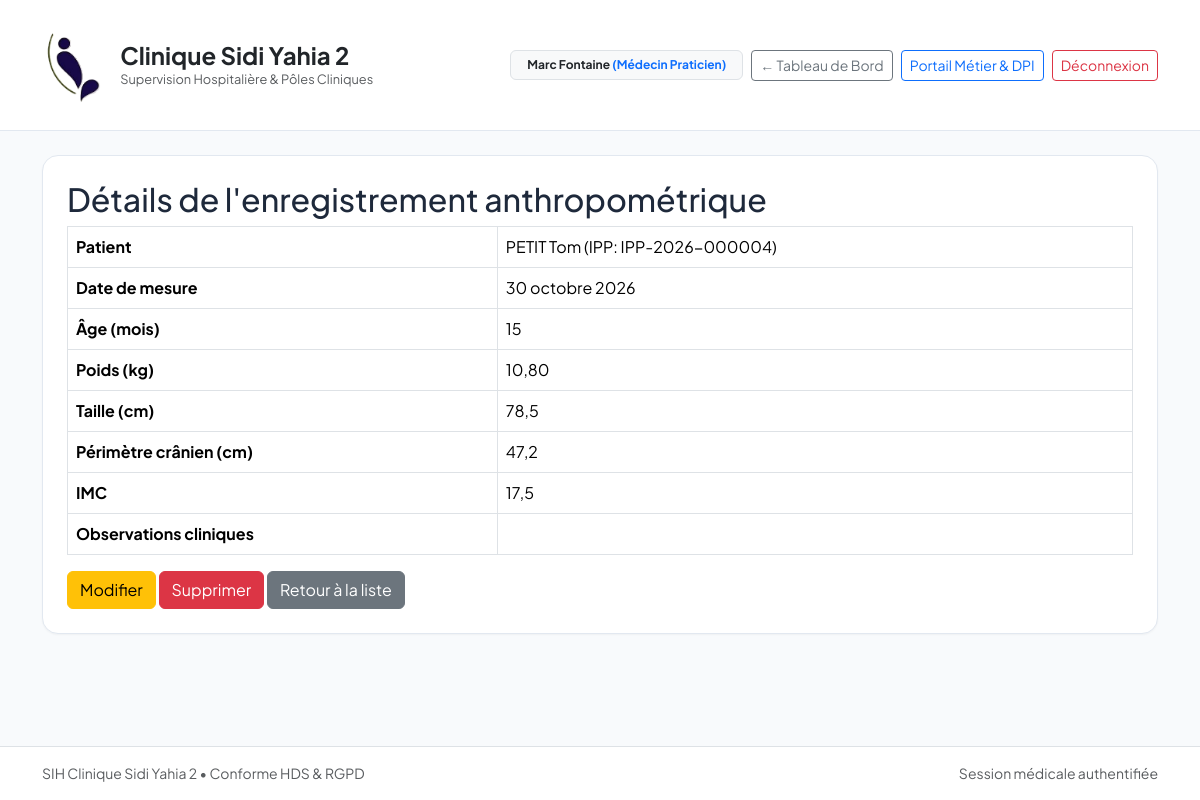
Screenshot of /pediatrie/anthropometry/3/ (signed in) with the database file from the repository.
### apps/core/models.py (models this page shows, shortened)
class CustomUser(AbstractUser):
    role = models.CharField(
        max_length=30,
        choices=UserRole.choices,
        default=UserRole.MEDECIN,
        verbose_name="Rôle hospitalier",
    )
    department = models.ForeignKey(
        Department,
        on_delete=models.PROTECT,
        null=True,
        blank=True,
        related_name="staff_members",
        verbose_name="Département d'affectation",
    )
    license_number = models.CharField(
        max_length=30,
        blank=True,
        verbose_name="Numéro RPPS / ADELI",
        help_text="Identifiant national des professionnels de santé",
    )
    phone_number = models.CharField(
        max_length=20,
        blank=True,
        verbose_name="Numéro de téléphone d'urgence / Bip",
    )
    class Meta:
        verbose_name = "Personnel Médical / Utilisateur"
        verbose_name_plural = "Personnel Médical / Utilisateurs"

class AuditableModel(models.Model):
    created_at = models.DateTimeField(
        auto_now_add=True,
        verbose_name="Date de création",
        help_text="Horodatage immuable de l'enregistrement",
    )
    updated_at = models.DateTimeField(
        auto_now=True,
        verbose_name="Dernière mise à jour",
        help_text="Horodatage automatique de la dernière modification",
    )
    class Meta:
        abstract = True

class Patient(AuditableModel):
    ipp = models.CharField(
        max_length=20,
        unique=True,
        editable=False,
        verbose_name="IPP (Identifiant Permanent Patient)",
        help_text="Format normalisé : IPP-YYYY-XXXXXX",
    )
    nir = models.CharField(
        max_length=15,
        unique=True,
        validators=[validate_french_nir],
        verbose_name="Numéro de Sécurité Sociale (NIR)",
        help_text="15 caractères avec clé de contrôle",
    )
    last_name = models.CharField(max_length=100, verbose_name="Nom usuel")
    first_name = models.CharField(max_length=100, verbose_name="Prénom")
    maiden_name = models.CharField(max_length=100, blank=True, verbose_name="Nom de naissance")
    birth_date = models.DateField(verbose_name="Date de naissance")
    gender = models.CharField(
        max_length=1,
        choices=[("M", "Masculin"), ("F", "Féminin"), ("I", "Indéterminé")],
        verbose_name="Sexe biologique",
    )
    blood_group = models.CharField(
        max_length=4,
        choices=BloodGroup.choices,
        default=BloodGroup.INDETERMINE,
        verbose_name="Groupe sanguin & Rhésus",
    )
    current_status = models.ForeignKey(
        PatientStatusConfig,
        on_delete=models.PROTECT,
        null=True,
        blank=True,
        related_name="patients",
        verbose_name="Statut actuel du patient",
    )
    status_updated_at = models.DateTimeField(
        null=True,
        blank=True,
        verbose_name="Dernier changement de statut",
    )
    known_allergies = models.TextField(blank=True, verbose_name="Allergies connues")
    major_medical_history = models.TextField(blank=True, verbose_name="Antécédents médico-chirurgicaux majeurs")
    ongoing_treatments = models.TextField(blank=True, verbose_name="Traitements en cours")
    trusted_person_name = models.CharField(max_length=120, blank=True, verbose_name="Personne de confiance / Représentant légal")
    trusted_person_relation = models.CharField(
        max_length=80,
        blank=True,
        default="Représentant légal / Tuteur",
        verbose_name="Qualité du représentant légal",
    )
    trusted_person_phone = models.CharField(max_length=25, blank=True, verbose_name="Téléphone de la personne de confiance")
    phone = models.CharField(max_length=25, blank=True, verbose_name="Téléphone patient")
    email = models.EmailField(blank=True, verbose_name="Adresse courriel")
    address = models.CharField(max_length=255, blank=True, verbose_name="Adresse postale")
    city = models.CharField(max_length=100, blank=True, verbose_name="Ville / Commune")
    state_province = models.CharField(max_length=100, blank=True, verbose_name="Wilaya / Province / État")
    national_id_number = models.CharField(max_length=50, blank=True, verbose_name="N° PC ou Carte d'Identité (CI)")
    class Meta:
        verbose_name = "Dossier Patient Unique (DPI)"
        verbose_name_plural = "Dossiers Patients Uniques (DPI)"
        ordering = ["last_name", "first_name"]
    def __str__(self) -> str:
        return f"{self.last_name.upper()} {self.first_name} (IPP: {self.ipp})"

### apps/pediatrie/models.py (models this page shows, shortened)
class AnthropometricRecord(AuditableModel):
    patient = models.ForeignKey(
        Patient,
        on_delete=models.CASCADE,
        related_name="anthropometric_records",
        verbose_name="Enfant (DPI)",
    )
    recorded_by = models.ForeignKey(
        CustomUser,
        on_delete=models.PROTECT,
        verbose_name="Praticien / Soignant ayant mesuré",
    )
    measurement_date = models.DateField(default=date.today, verbose_name="Date de mesure")
    age_in_months = models.PositiveIntegerField(verbose_name="Âge de l'enfant (en mois)")
    weight_kg = models.DecimalField(max_digits=5, decimal_places=2, verbose_name="Poids (kg)")
    height_cm = models.DecimalField(max_digits=5, decimal_places=1, verbose_name="Taille (cm)")
    cranial_perimeter_cm = models.DecimalField(
        max_digits=4, decimal_places=1, verbose_name="Périmètre crânien (cm)"
    )
    body_mass_index = models.DecimalField(
        max_digits=4, decimal_places=1, null=True, blank=True, verbose_name="IMC calculé (kg/m²)"
    )
    percentiles_notes = models.CharField(
        max_length=150, blank=True, verbose_name="Positionnement sur courbe (ex: Médiane, +1 DS)"
    )
    clinical_observations = models.TextField(blank=True, verbose_name="Observations cliniques")
    class Meta:
        verbose_name = "Relevé Anthropométrique Pédiatrique"
        verbose_name_plural = "Relevés Anthropométriques Pédiatriques"
        ordering = ["-measurement_date"]

### apps/pediatrie/views.py (the view)
# urls.py: path("anthropometry/<int:pk>/", views.AnthropometricRecordDetailView.as_view(), name="anthro_detail"),
class AnthropometricRecordDetailView(LoginRequiredMixin, RoleRequiredMixin, DetailView):
    model = AnthropometricRecord
    template_name = "pediatrie/anthropometric_detail.html"
    context_object_name = "record"

### apps/core/context_processors.py (called while the page is built)
def clinic_branding(request: HttpRequest) -> Dict[str, str]:
    return {
        "CLINIC_LOGO_DATA_URI": get_clinic_logo_data_uri(),
    }

### apps/pediatrie/views.py (called while the page is built)
def user_has_pediatrie_role(user):
    return user.is_authenticated and (
        user.is_superuser or user.role in [UserRole.ADMIN, UserRole.MEDECIN, UserRole.INFIRMIER, UserRole.SAGE_FEMME]
    )

    def test_func(self):
        return user_has_pediatrie_role(self.request.user)

### templates/pediatrie/anthropometric_detail.html (shortened to what this page needs)
{% extends 'base.html' %}
{% load static %}
{% block content %}
<h2>Détails de l'enregistrement anthropométrique</h2>
<table class="table table-bordered">
  <tr><th>Patient</th><td>{{ record.patient }}</td></tr>
  <tr><th>Date de mesure</th><td>{{ record.measurement_date }}</td></tr>
  <tr><th>Âge (mois)</th><td>{{ record.age_in_months }}</td></tr>
  <tr><th>Poids (kg)</th><td>{{ record.weight_kg }}</td></tr>
  <tr><th>Taille (cm)</th><td>{{ record.height_cm }}</td></tr>
  <tr><th>Périmètre crânien (cm)</th><td>{{ record.cranial_perimeter_cm }}</td></tr>
  <tr><th>IMC</th><td>{{ record.body_mass_index }}</td></tr>
  <tr><th>Observations cliniques</th><td>{{ record.clinical_observations }}</td></tr>
</table>
<a href="{% url 'pediatrie:anthro_update' record.pk %}" class="btn btn-warning">Modifier</a>
<a href="{% url 'pediatrie:anthro_delete' record.pk %}" class="btn btn-danger">Supprimer</a>
<a href="{% url 'pediatrie:anthro_list' %}" class="btn btn-secondary">Retour à la liste</a>
{% endblock %}

### templates/base.html (shortened to what this page needs)
<!DOCTYPE html>
<html lang="fr">
<head>
    <link href="https://cdn.jsdelivr.net/npm/bootstrap@5.3.3/dist/css/bootstrap.min.css" rel="stylesheet">
</head>
<body class="d-flex flex-column min-vh-100">
    <nav class="navbar navbar-expand-lg sih-navbar py-3 mb-4">
        <div class="container">
            <a class="navbar-brand fw-bold text-dark d-flex align-items-center gap-3" href="{% url 'home_dashboard' %}">
                <img src="{{ CLINIC_LOGO_DATA_URI|default:'/static/images/logo_clinique.png' }}"
                    alt="Logo Clinique Sidi Yahia 2" style="height: 88px; width: auto; object-fit: contain;">
                <div>
                    <div class="fs-4 fw-bold lh-sm">Clinique Sidi Yahia 2</div>
                    <div class="text-muted fw-normal" style="font-size: 0.8rem;">Supervision Hospitalière &amp; Pôles
                        Cliniques</div>
                </div>
            </a>
            <div class="d-flex align-items-center gap-2 ms-auto flex-wrap">
                {% if request.user.is_authenticated %}
                <span class="badge bg-light text-dark border px-3 py-2">
                    {{ request.user.get_full_name|default:request.user.username }}
                    <span class="text-primary fw-bold">({{ request.user.get_role_display }})</span>
                </span>
                {% endif %}
                <a href="{% url 'home_dashboard' %}" class="btn btn-sm btn-outline-secondary">
                    &larr; Tableau de Bord
                </a>
                <a href="/admin/" class="btn btn-sm btn-outline-primary">
                    Portail Métier &amp; DPI
                </a>
                <a href="{% url 'logout' %}" class="btn btn-sm btn-outline-danger">
                    Déconnexion
                </a>
            </div>
        </div>
    </nav>
    <main class="container mb-5 flex-grow-1">
        <div class="sih-card p-4">
            {% block content %}{% endblock %}
        </div>
    </main>
    <footer class="bg-white border-top py-3 mt-auto">
        <div class="container d-flex justify-content-between text-muted small">
            <span>SIH Clinique Sidi Yahia 2 &bull; Conforme HDS &amp; RGPD</span>
            <span>Session médicale authentifiée</span>
        </div>
    </footer>
</body>
</html>

### templates/base.html (style rules this page uses)
body { font-family: 'Plus Jakarta Sans', sans-serif; background-color: #f8fafc; color: #1e293b; }
.sih-navbar { background: #ffffff; border-bottom: 1px solid #e2e8f0; }
.sih-card { background: #ffffff; border: 1px solid #e2e8f0; border-radius: 1rem; box-shadow: 0 1px 2px 0 rgba(0, 0, 0, 0.04); }

### rows the page displays
CustomUser: user.get_full_name "Marc Fontaine", user.role "Médecin Praticien"
AnthropometricRecord: patient "PETIT Tom (IPP: IPP-2026-000004)", measurement_date "30 octobre 2026", age_in_months "15", weight_kg "10,80", height_cm "78,5", cranial_perimeter_cm "47,2", body_mass_index "17,5"
